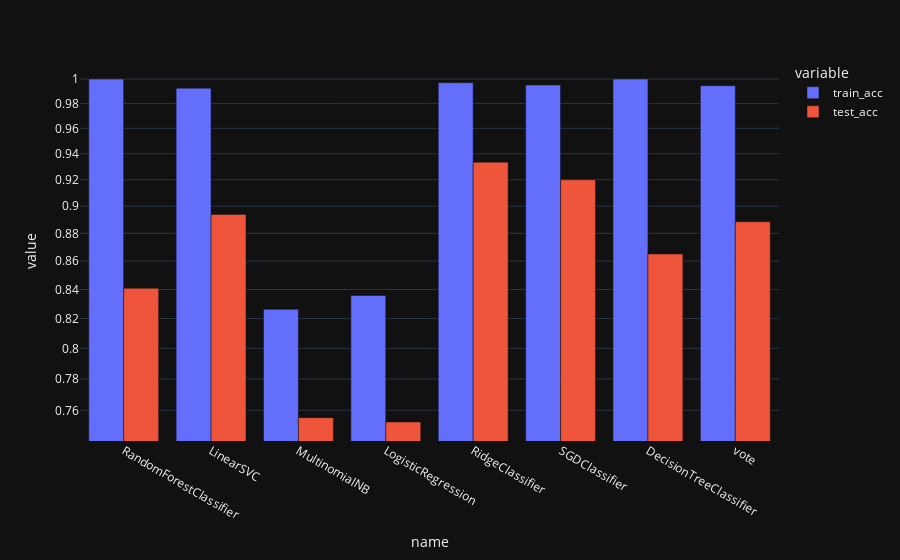

This figure's notebook cell:
### Code cell
brut_ml(X_train, y_unk_train, X_test, y_unk_test)

### Figure 1 — Plotly figure (JSON) as saved in the notebook; plotly's stock layout.template omitted (floating-point values rounded to 4 significant figures)
{"data": [{"alignmentgroup": "True", "hovertemplate": "variable=train_acc<br>name=%{x}<br>value=%{y}<extra></extra>", "legendgroup": "train_acc", "marker": {"color": "#636efa", "pattern": {"shape": ""}}, "name": "train_acc", "offsetgroup": "train_acc", "orientation": "v", "showlegend": true, "textposition": "auto", "x": ["RandomForestClassifier", "LinearSVC", "MultinomialNB", "LogisticRegression", "RidgeClassifier", "SGDClassifier", "DecisionTreeClassifier", "vote"], "xaxis": "x", "y": [1.0, 0.9925, 0.8263, 0.8358, 0.997, 0.995, 1.0, 0.9945], "yaxis": "y", "type": "bar"}, {"alignmentgroup": "True", "hovertemplate": "variable=test_acc<br>name=%{x}<br>value=%{y}<extra></extra>", "legendgroup": "test_acc", "marker": {"color": "#EF553B", "pattern": {"shape": ""}}, "name": "test_acc", "offsetgroup": "test_acc", "orientation": "v", "showlegend": true, "textposition": "auto", "x": ["RandomForestClassifier", "LinearSVC", "MultinomialNB", "LogisticRegression", "RidgeClassifier", "SGDClassifier", "DecisionTreeClassifier", "vote"], "xaxis": "x", "y": [0.8408, 0.8939, 0.7554, 0.7527, 0.9335, 0.92, 0.8651, 0.8885], "yaxis": "y", "type": "bar"}], "layout": {"xaxis": {"anchor": "y", "domain": [0.0, 1.0], "title": {"text": "name"}}, "yaxis": {"anchor": "x", "domain": [0.0, 1.0], "title": {"text": "value"}, "type": "log"}, "legend": {"title": {"text": "variable"}, "tracegroupgap": 0}, "margin": {"t": 60}, "barmode": "group"}}
